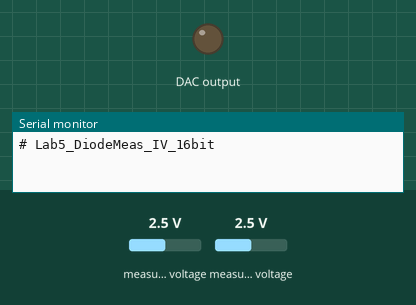
The sketch below on a simulated Arduino Uno, built with avr-gcc and run on an emulated ATmega328P. Parts: output pins drawn as LEDs (lit = HIGH), the last lines printed to the serial monitor. Wiring (inferred from the names in the program): MCP4725 DAC at I2C address 0x60. Inputs (shaded band) come from the test bench; at power-on: measured voltage 2.5 V.

Above: at 0.1 s.
At 13.3 s:
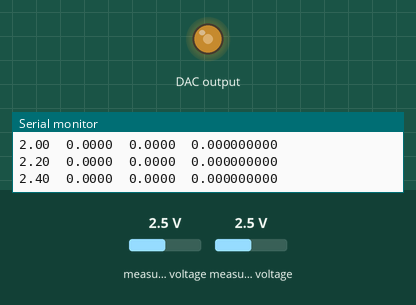
At 25.5 s:
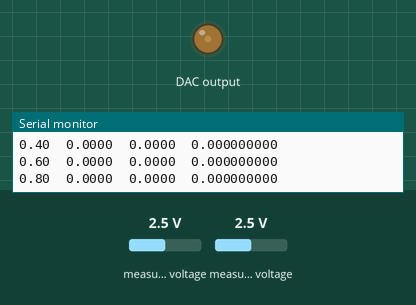
At 38.8 s:
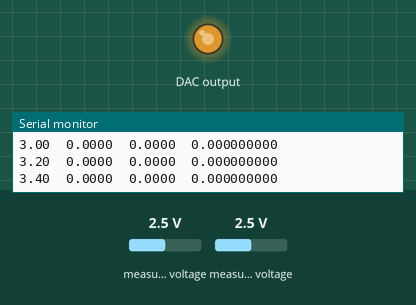
Timing chart, 0 to 40.0 s (numbered marks = the images above):
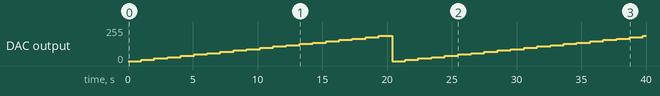

Measured:
- by itself, DAC output: 0/255 → 9/255 at 1.0 s, → 19/255 1.0 s later, → 29/255 1.0 s later, → 39/255 1.0 s later, … (39 changes in this stretch)

The sketch:

Lab5_DiodeMeas_IV_16bit.ino
```cpp
// This is for Lab5.  It steps up an output voltage using the MCP4725, and reads in two differential
// signals in from the ADS1115, in order to get I_diode and V_diode.

#define MCP4725_ADDR 0x60

// Libraries for the I2C bus (for both A/D and D/A)
#include <Wire.h>  //Include the Wire library to talk I2C
#include <Adafruit_ADS1X15.h>   // the library for the A/D card

// Things you need to measure and change.
float V_fullscale = 5.16;  // ***MEASURE THE VOLTAGE OF YOUR +5V ARDUINO SUPPLY AND PUT THE VALUE HERE!
float R = 1000;  // Ohms  **** ENTER THE MEASURED VALUE OF YOUR RESISTOR HERE ***

// Set up things for the MCP4725, 12-bit D/A
// Vout = 0, x, 2x, 3x... up to Vmax, where x = Vstep is the stepsize.
// Reset Vout to zero when it gets above Vmax
float V_DAC;  // the variable that holds the value being sent out.
float Vmax = 4.0;  // the maximum voltage to send out.
float Vstep = 0.2; // the voltage step size.
float Vstart = 0.0;  // the voltage to start at.
float delaytime = 1000; // milliseconds at each step
// These are needed to send the value to the DAC
int code;   // output integer code for DAC
int bits_8;  // upper 8 bit code for DAC
int bits_4;  // lower 8 bit code for DAC

// Set up ADS1115 A/D stuff
Adafruit_ADS1115 ads1115; //(0x48); // construct an ads1115 object at address 0x48
float ADCVoltsPerBit = 6.144/(32767);  // conversion from bits to volts
float V0, V1, Vdiode, I;  // input voltage, after converting from bits
int InA0, InA1, InA2, InA3;  // input bits for ADS1115

//---------------------------------------------------
void setup()
{
  Wire.begin();
  ads1115.begin();

  // If we want better resolution at the ADS1115, we can increase its preamp gain.
  // Adjust both here, and above where ADCVoltsPerBit is set.
  //ads1115.setGain(GAIN_TWO); // sets gain=2, range to run from 0 to +/- 2.048V

  // Start the serial link, at 9600 bps.
  Serial.begin(9600);
  Serial.println("# Lab5_DiodeMeas_IV_16bit");

  V_DAC = Vstart;  // Set the start voltage, for first time through.

}

//---------------------------------------------------
void loop()
{

  // Value to be sent to DAC
  code = int((V_DAC/V_fullscale)*4095);

  // ------Unpack the code into the 8 most significant bits, the 4 least significant bits, then
  // ------send everything over the I2C bus to the MCP4715.
  bits_8 = code >> 4;
  bits_4 = (code & 15) << 4;
  Wire.beginTransmission(MCP4725_ADDR);
  Wire.write(64);                     // cmd to update the DAC
  Wire.write(bits_8);        // the 8 most significant bits...
  Wire.write(bits_4); // the 4 least significant bits...
  Wire.endTransmission();

  // Wait for a bit for things to settle
  delay(delaytime);

  // Read in A0 and A1
  // Top of R is wired to A0
  // Bottom of R, top of diode, wired to A1
  // Bottom of diode is ground, and we'll assume that's 0V.
  InA0 = ads1115.readADC_SingleEnded(0);
  InA1 = ads1115.readADC_SingleEnded(1);

  V0 = ADCVoltsPerBit*InA0;
  V1 = ADCVoltsPerBit*InA1;

  I = (V0 - V1) /R;
  Vdiode = V1;


  // ------Print the ADS1115 info
  Serial.print(V_DAC);
  Serial.print("\t");
  Serial.print(V0,4);
  Serial.print("\t");
  Serial.print(Vdiode,4);
  Serial.print("\t");
  Serial.println(I,9);

  V_DAC = V_DAC + Vstep;
  if (V_DAC > Vmax) V_DAC = 0;
}
```
